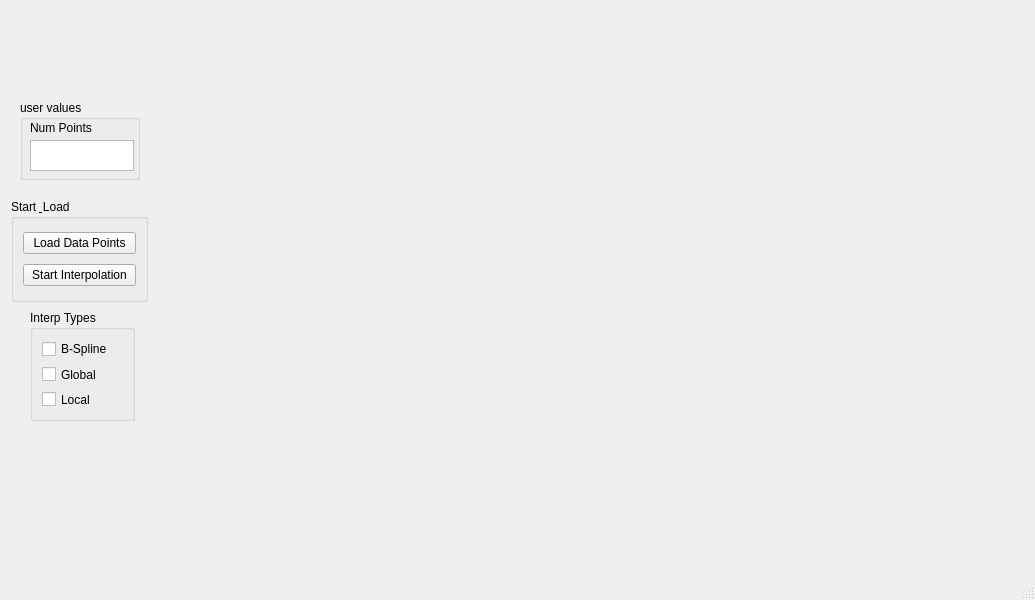
<?xml version="1.0" encoding="UTF-8"?>
<ui version="4.0">
 <class>MainWindow</class>
 <widget class="QMainWindow" name="MainWindow">
  <property name="geometry">
   <rect>
    <x>0</x>
    <y>0</y>
    <width>1035</width>
    <height>600</height>
   </rect>
  </property>
  <property name="windowTitle">
   <string>MainWindow</string>
  </property>
  <widget class="QWidget" name="centralwidget">
   <widget class="QGroupBox" name="groupBox_2">
    <property name="geometry">
     <rect>
      <x>11</x>
      <y>199</y>
      <width>137</width>
      <height>103</height>
     </rect>
    </property>
    <property name="maximumSize">
     <size>
      <width>200</width>
      <height>150</height>
     </size>
    </property>
    <property name="title">
     <string>Start &amp; Load</string>
    </property>
    <layout class="QVBoxLayout" name="verticalLayout_2">
     <item>
      <widget class="QPushButton" name="LoadData">
       <property name="maximumSize">
        <size>
         <width>200</width>
         <height>16777215</height>
        </size>
       </property>
       <property name="text">
        <string>Load Data Points</string>
       </property>
      </widget>
     </item>
     <item>
      <widget class="QPushButton" name="StartInterp">
       <property name="text">
        <string>Start Interpolation</string>
       </property>
      </widget>
     </item>
    </layout>
   </widget>
   <widget class="QGroupBox" name="groupBox">
    <property name="geometry">
     <rect>
      <x>30</x>
      <y>310</y>
      <width>105</width>
      <height>111</height>
     </rect>
    </property>
    <property name="maximumSize">
     <size>
      <width>200</width>
      <height>150</height>
     </size>
    </property>
    <property name="title">
     <string>Interp Types</string>
    </property>
    <layout class="QVBoxLayout" name="verticalLayout">
     <item>
      <widget class="QCheckBox" name="Bspline">
       <property name="text">
        <string>B-Spline</string>
       </property>
      </widget>
     </item>
     <item>
      <widget class="QCheckBox" name="Ginterp">
       <property name="text">
        <string>Global</string>
       </property>
      </widget>
     </item>
     <item>
      <widget class="QCheckBox" name="Linterp">
       <property name="text">
        <string>Local</string>
       </property>
      </widget>
     </item>
    </layout>
   </widget>
   <widget class="QWidget" name="mplwindow_1" native="true">
    <property name="geometry">
     <rect>
      <x>267</x>
      <y>11</y>
      <width>600</width>
      <height>400</height>
     </rect>
    </property>
    <property name="sizePolicy">
     <sizepolicy hsizetype="Expanding" vsizetype="Preferred">
      <horstretch>0</horstretch>
      <verstretch>0</verstretch>
     </sizepolicy>
    </property>
    <property name="minimumSize">
     <size>
      <width>400</width>
      <height>300</height>
     </size>
    </property>
    <property name="maximumSize">
     <size>
      <width>600</width>
      <height>500</height>
     </size>
    </property>
    <layout class="QVBoxLayout" name="mplvl_1"/>
   </widget>
   <widget class="QGroupBox" name="groupBox_3">
    <property name="geometry">
     <rect>
      <x>20</x>
      <y>100</y>
      <width>120</width>
      <height>80</height>
     </rect>
    </property>
    <property name="title">
     <string>user values</string>
    </property>
    <widget class="QLabel" name="label">
     <property name="geometry">
      <rect>
       <x>10</x>
       <y>20</y>
       <width>91</width>
       <height>16</height>
      </rect>
     </property>
     <property name="text">
      <string>Num Points</string>
     </property>
    </widget>
    <widget class="QTextEdit" name="num_points">
     <property name="geometry">
      <rect>
       <x>10</x>
       <y>40</y>
       <width>104</width>
       <height>31</height>
      </rect>
     </property>
    </widget>
   </widget>
  </widget>
  <widget class="QMenuBar" name="menubar">
   <property name="geometry">
    <rect>
     <x>0</x>
     <y>0</y>
     <width>1035</width>
     <height>26</height>
    </rect>
   </property>
  </widget>
  <widget class="QStatusBar" name="statusbar"/>
 </widget>
 <resources/>
 <connections/>
</ui>
